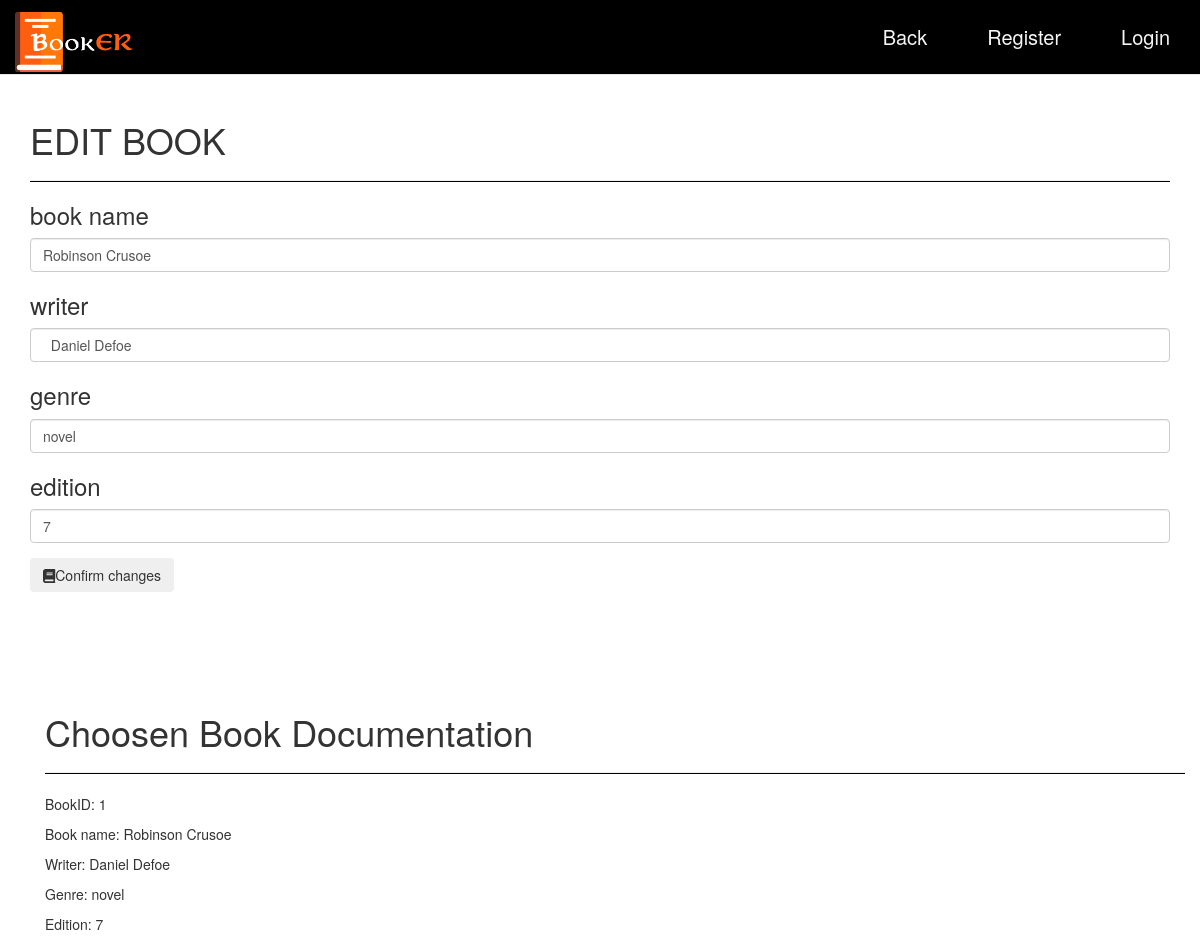
Screenshot of /edit.php?book_id=1 with the database file from the repository.
### tables this page shows
CREATE TABLE `books` (
  `book_id` int(10) NOT NULL,
  `book_name` varchar(100) NOT NULL,
  `writer` varchar(100) NOT NULL,
  `genre` varchar(100) NOT NULL,
  `edition` int(10) NOT NULL,
  `user_id` int(11) NOT NULL
);

### adminMenuLogic.php (called while the page is built, shortened)
<?php
class Model
{
    private $server = "localhost";
    private $username = "root";
    private $password = "";
    private $db = "itehdomaci";
    private $conn;
    public function __construct()
    {
        try {
            $this->conn = new mysqli($this->server, $this->username, $this->password, $this->db);
        } catch (Exception $e) {
            echo "connection failed" . $e->getMessage();
        }
    }
    public function fetch_single($id)
    {
        $data = null;
        $query = "SELECT* FROM books WHERE book_id='$id'";
        if ($sql = $this->conn->query($query)) {
            while ($row = $sql->fetch_assoc()) {
                $data = $row;
            }
        }
        return $data;
    }
    public function edit($id)
    {
        $data = null;
        $query = "SELECT* FROM books WHERE book_id='$id'";
        if ($sql = $this->conn->query($query)) {
            while ($row = $sql->fetch_assoc()) {
                $data = $row;
            }
        }
        return $data;
    }
}

### edit.php (the view, shortened to what this page needs)
<!DOCTYPE html>
<html lang="en">
<head>
    <link rel="stylesheet" href="https://maxcdn.bootstrapcdn.com/bootstrap/3.3.7/css/bootstrap.min.css">
    <link rel="stylesheet" href="https://cdnjs.cloudflare.com/ajax/libs/font-awesome/4.7.0/css/font-awesome.min.css">
    <link rel="stylesheet" href="https://use.fontawesome.com/releases/v5.0.8/css/solid.css">
    <link rel="stylesheet" href="editStyle.css">
</head>
<body>
    <nav class="navbar navbar-default navbar-fixed-top" role="navigation">
        <div class="containter-fluid">
            <div class="navbar-header">
                <a class="navbar-brand" href=#>
                    <img src="images/logoBeli.png" class="image-logo">
                </a>
            </div>
            <div class="collapse navbar-collapse" id="navbar-collapse-main">
                <ul class="nav navbar-nav navbar-right">
                    <li><a class="active" href="adminMenu.php">Back</a></li>
                    <?php if (!isset($_SESSION['id'])) {
                        echo "<li><a href='register.php'>Register</a></li>
                        <li><a href='login.php'>Login</a></li>";
                    }
                    ?>
                </ul>
            </div>
        </div>
    </nav>
    <div class="wrapper">
        <div class="container">
            <div class="row">
                <div class="col-sm-6" id="addBookForm">
                    <?php
                    include_once "adminMenuLogic.php";
                    $model = new Model();
                    $book_id = $_REQUEST['book_id'];
                    $row = $model->edit($book_id);
                    ?>
                    <form class="col-12" method="POST" action="">
                        <div class="form-group">
                            <h1>EDIT BOOK</h1>
                            <hr class="dbt">
                        </div>
                        <div class="form-group">
                            <h3>book name</h3>
                            <input type="text" name="bookname" value="<?php echo $row['book_name']; ?>" class="form-control" placeholder="BookName">
                        </div>
                        <div class="form-group">
                            <h3>writer</h3>
                            <input type="text" name="writer" value=" <?php echo $row['writer']; ?>" class="form-control" placeholder="Writer">
                        </div>
                        <div class="form-group">
                            <h3>genre</h3>
                            <input type="text" name="genre" value="<?php echo $row['genre']; ?>" class="form-control" placeholder="Genre">
                        </div>
                        <div class="form-group">
                            <h3>edition</h3>
                            <input type="text" name="edition" class="form-control" value="<?php echo $row['edition']; ?>" placeholder="Edition">
                        </div>
                         <button type="submit" class="btn" name="update"><i class="fas fa-book"></i>Confirm changes</button>
                    </form>
                </div>
                <div class="col-sm-6" id="table">
                    <div class="container">
                        <div class="row">
                            <div class="col-md-12">
                                <h1>Choosen Book Documentation</h1>
                                <hr class="dbt">
                            </div>
                        </div>
                        <div class="row">
                            <div class="col-md-5 mx-auto">
                                <?php
                                include_once "adminMenuLogic.php";
                                $model = new Model();
                                $book_id = $_REQUEST['book_id'];
                                $row = $model->fetch_single($book_id);
                                if (!empty($row)) {
                                ?>
                                    <div class="card">
                                        <div class="card-body">
                                            <p>BookID: <?php echo  $row['book_id']; ?></p>
                                            <p>Book name: <?php echo $row['book_name']; ?></p>
                                            <p>Writer: <?php echo $row['writer']; ?></p>
                                            <p>Genre: <?php echo $row['genre']; ?></p>
                                            <p>Edition: <?php echo $row['edition']; ?></p>
                                        </div>
                                    </div>
                                <?php
                                } else {
                                    echo "no data";
                                }
                                ?>
                            </div>
                        </div>
                    </div>
                </div>
            </div>
        </div>
    </div>
</body>
</html>

### editStyle.css (style rules this page uses)
.navbar { background-color: black; padding:1% 0; font-size:1.2em; }
.image-logo { height: 60px; width:120px; }
.navbar-brand { min-height: 50px; padding-top: 0; padding-right: 15px; padding-bottom: 10px; padding-left:15px ; }
.navbar-default .navbar-nav li a { color:whitesmoke; }
nav a { margin-right: 30px; font-size: 20px; }
.container { margin-top: 100px; }
.dbt { height: 1px; color:black; background-color: black; }
#addBookForm { width: 100%; }

### rows the page displays
books: bookname "Robinson Crusoe", writer "Daniel Defoe", genre "novel", edition "7", book_id "1", book_name "Robinson Crusoe"
